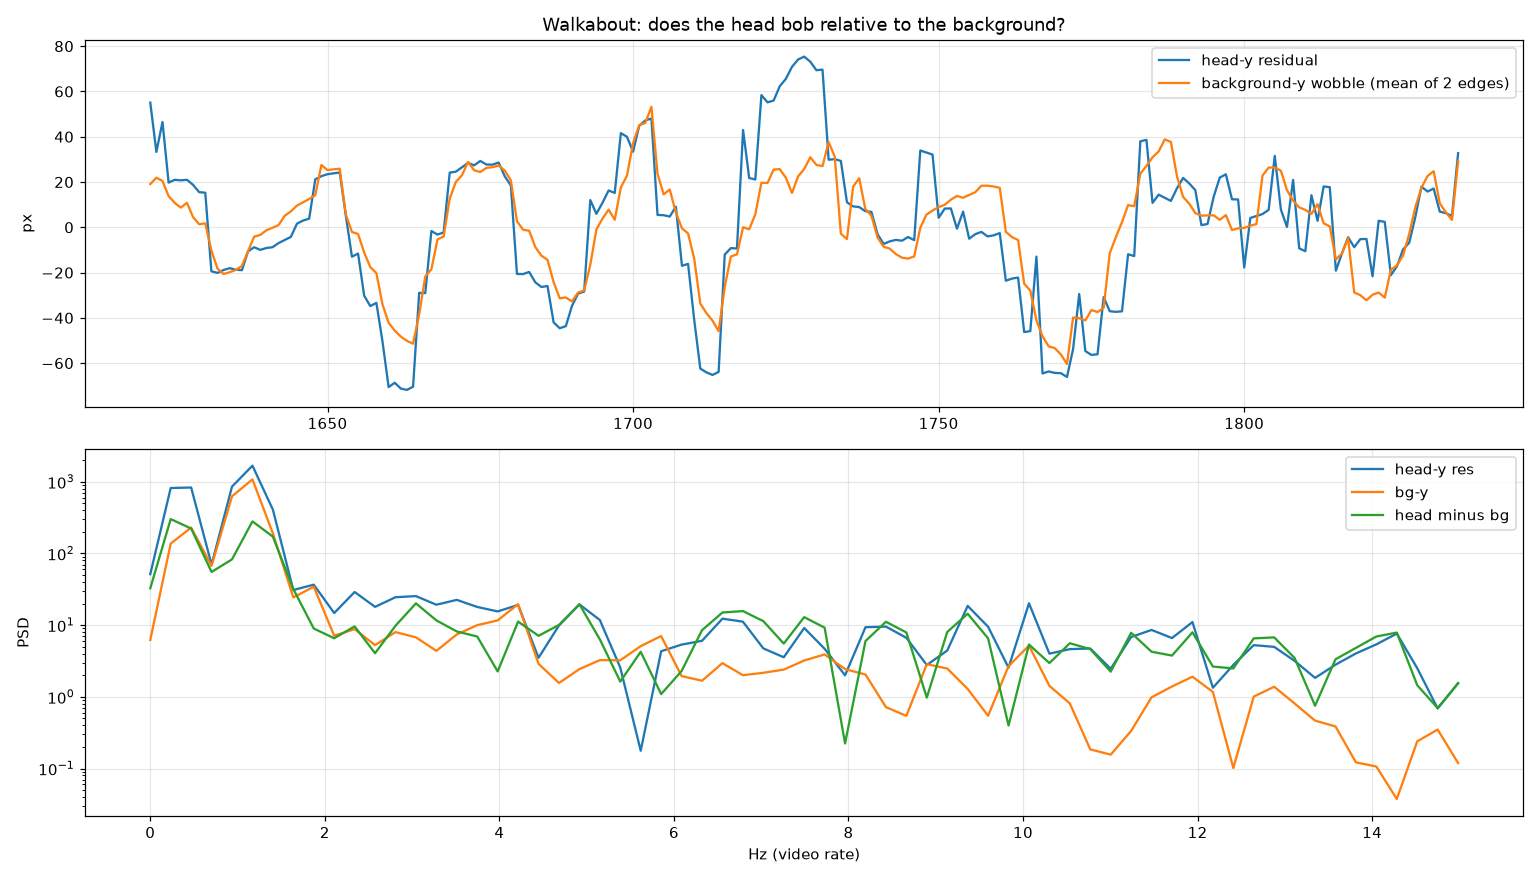

Here is the Python script that generated this plot:
import numpy as np
from scipy import signal as sg
import matplotlib; matplotlib.use('Agg'); import matplotlib.pyplot as plt
R=np.load('walk_head_bbox.npy'); E=np.load('walk_edge_tracks.npy')
labels=['V x1300 y250','V x1300 y800 (bldg base)','V x520 y500 (L terrain)','H y200 x1330','H y430 x900','H y880 x1150']
f=R[:,0]; w=R[:,3]; cy=R[:,2]+R[:,4]/2; cx=R[:,1]+R[:,3]/2
def det(a,deg=3):
    x=np.arange(len(a)); m=np.isfinite(a)
    return a-np.polyval(np.polyfit(x[m],a[m],deg),x)
# robust growth
m=np.isfinite(w)
k=np.polyfit(f[m],np.log(w[m]),1)
print('head-cap width: log-linear fit -> growth x%.3f over the shot (214 frames); sd of log residual %.3f'%(
    np.exp(k[0]*214), np.std(np.log(w[m])-np.polyval(k,f[m]))))
hy=det(cy); hx=det(cx)
bgY=[det(E[1]),det(E[2])]     # the two faithful vertical-motion tracks
bgX=[det(E[3]),det(E[4]),det(E[5])]
bgy=np.nanmean(np.array(bgY),axis=0); bgx=np.nanmean(np.array(bgX),axis=0)
mm=np.isfinite(hy)&np.isfinite(bgy)
print('\nhead-y residual vs background-y wobble: corr %+.3f   (amplitudes: head sd %.1f px, bg sd %.1f px)'%(
    np.corrcoef(hy[mm],bgy[mm])[0,1],np.nanstd(hy),np.nanstd(bgy)))
mm2=np.isfinite(hx)&np.isfinite(bgx)
print('head-x residual vs background-x wobble: corr %+.3f   (head sd %.1f px, bg sd %.1f px)'%(
    np.corrcoef(hx[mm2],bgx[mm2])[0,1],np.nanstd(hx),np.nanstd(bgx)))
# head motion RELATIVE to background
rel=hy-bgy*(np.nanstd(hy)/np.nanstd(bgy)) if False else hy-bgy
fps=30000/1001
for nm,sig in [('head-y residual',hy),('background-y wobble',bgy),('head-y MINUS background-y',rel)]:
    s=sig[np.isfinite(sig)]
    fr,P=sg.welch(s,fs=fps,nperseg=128)
    i=np.argmax(P[1:])+1
    print('%-28s peak %.2f Hz (video) = %.2f Hz source-rate; power/median %.0f ; sd %.1f px'%(
        nm,fr[i],fr[i]/0.666,P[i]/np.median(P[1:]),s.std()))
plt.figure(figsize=(14,8))
plt.subplot(2,1,1); plt.plot(f,hy,label='head-y residual'); plt.plot(f,bgy,label='background-y wobble (mean of 2 edges)')
plt.legend(); plt.ylabel('px'); plt.grid(alpha=.3); plt.title('Walkabout: does the head bob relative to the background?')
plt.subplot(2,1,2)
for nm,sig in [('head-y res',hy),('bg-y',bgy),('head minus bg',rel)]:
    s=sig[np.isfinite(sig)]; fr,P=sg.welch(s,fs=fps,nperseg=128); plt.semilogy(fr,P,label=nm)
plt.xlabel('Hz (video rate)'); plt.ylabel('PSD'); plt.legend(); plt.grid(alpha=.3)
plt.tight_layout(); plt.savefig('walk_gait.png',dpi=110); plt.close()
